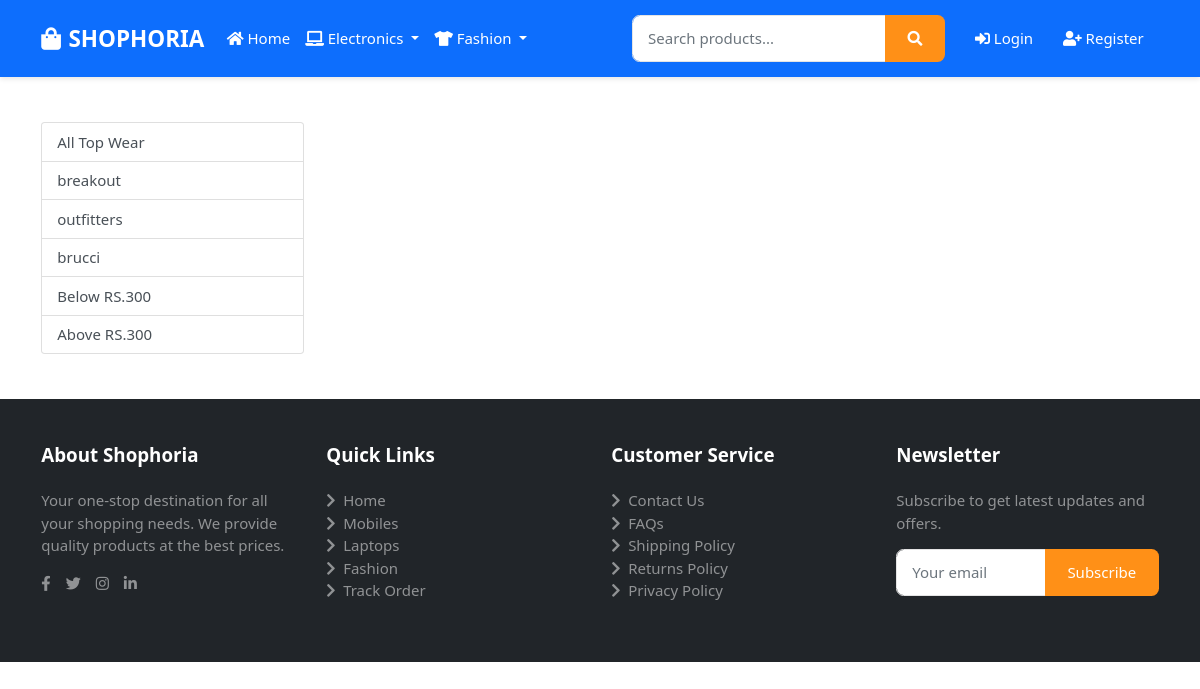
The app's page /topwear/, older data.
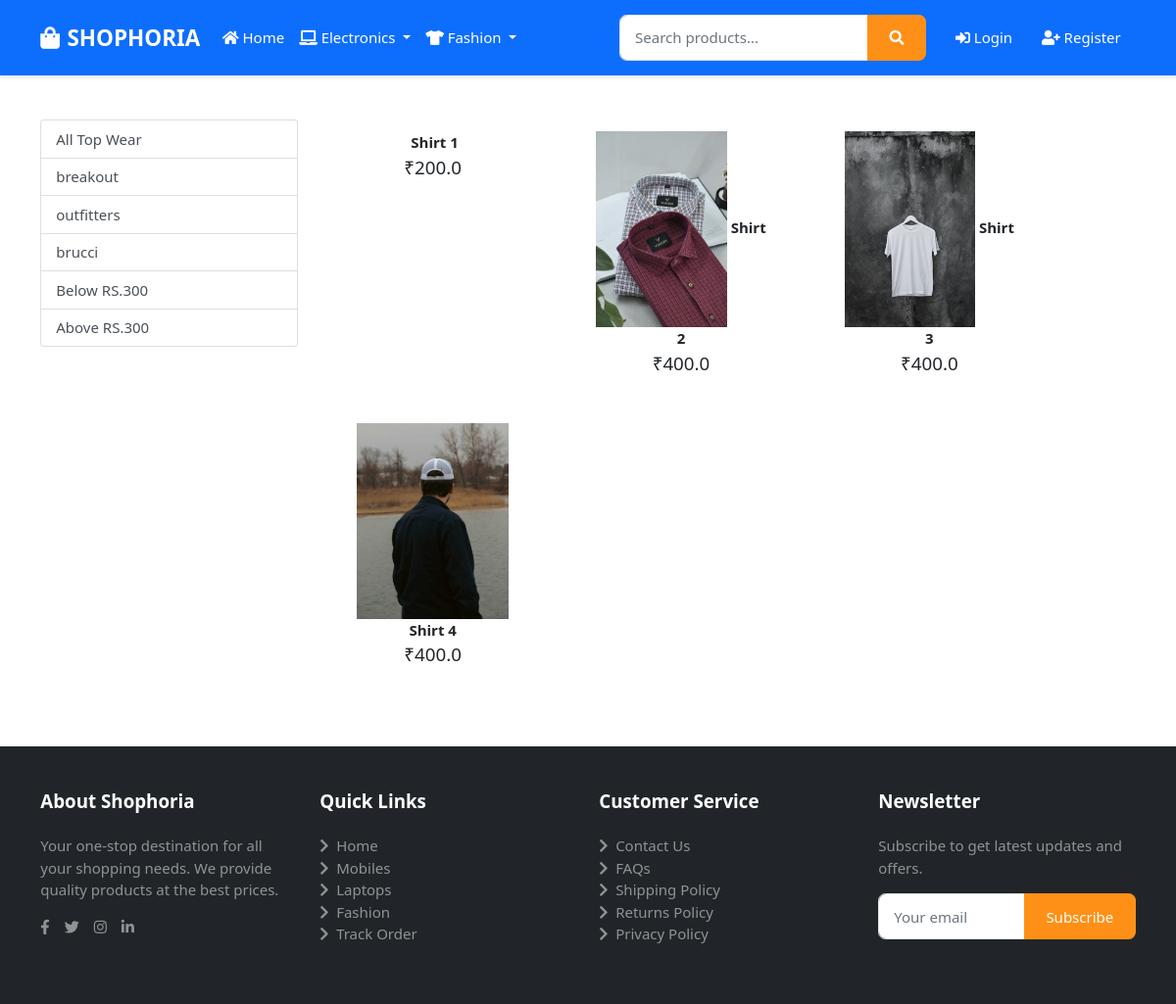
The same page, newer data.
### app/models.py (models this page shows, shortened)
class Product(models.Model):
 title = models.CharField(max_length=100)
 selling_price = models.FloatField()
 discounted_price = models.FloatField()
 description = models.TextField()
 brand = models.CharField(max_length=100)
 category = models.CharField(choices=CATEGORY_CHOICES,max_length=2)
 product_image = models.ImageField(upload_to='productimg')

### app/views.py (the view)
# urls.py: path('topwear/', views.topwear, name='topwear'),
def topwear(request, data=None):
  totalitem = 0
  if request.user.is_authenticated:
    totalitem = len(Cart.objects.filter(user=request.user))
  if data == None:
   topwears = Product.objects.filter(category='TW')
  elif data == 'breakout' or data == 'outfitters' or data == 'brucci':
   topwears = Product.objects.filter(category='TW').filter(brand=data)
  elif data == 'below':
   topwears = Product.objects.filter(category='TW').filter(discounted_price__lt=300)
  elif data == 'above':
   topwears = Product.objects.filter(category='TW').filter(discounted_price__gt=300)
  return render(request, 'app/topwear.html', {'topwears':topwears, 'totalitem': totalitem})

### app/templates/app/topwear.html
{% extends 'app/base.html' %} {% load static %} {% block title %}Top Wear{% endblock title %} {% block main-content %}
<div class="container my-5">
  <div class="row">
    <div class="col-sm-3">
      <div class="list-group">
        <a
          href="{% url 'topwear' %}"
          class="list-group-item list-group-item-action"
          aria-current="true"
          >All Top Wear</a
        >
        <a
          href="{% url 'topweardata' 'breakout' %}"
          class="list-group-item list-group-item-action"
          >breakout</a
        >
        <a
          href="{% url 'topweardata' 'outfitters' %}"
          class="list-group-item list-group-item-action"
          >outfitters</a
        >
         <a
          href="{% url 'topweardata' 'brucci' %}"
          class="list-group-item list-group-item-action"
          >brucci</a
        >
        <a
          href="{% url 'topweardata' 'below' %}"
          class="list-group-item list-group-item-action"
          >Below RS.300</a
        >
        <a
          href="{% url 'topweardata' 'above' %}"
          class="list-group-item list-group-item-action"
          >Above RS.300</a
        >
      </div>
    </div>
    <div class="col-sm-8">
      <div class="row">
        {% for tw in topwears %}
        <div class="col-sm-4 text-center mb-4">
          <a href="{% url 'product-detail' tw.id %}" class="btn">
            <div class="item">
              <img src="{{tw.product_image.url}}" alt="" height="200px" />
              <span class="fw-bold">{{tw.title}}</span>
              <br />
              <span class="fs-5">₹{{tw.discounted_price}}</span>
            </div>
          </a>
        </div>
        {% endfor %}
      </div>
    </div>
  </div>
</div>
{% endblock main-content %}

Row changes from the older to the newer data that the page shows:
added Product: title "Shirt 1", discounted_price "200.0"
added Product: product_image (picture), title "Shirt 2", discounted_price "400.0"
added Product: product_image (picture), title "Shirt 3", discounted_price "400.0"
added Product: product_image (picture), title "Shirt 4", discounted_price "400.0"
